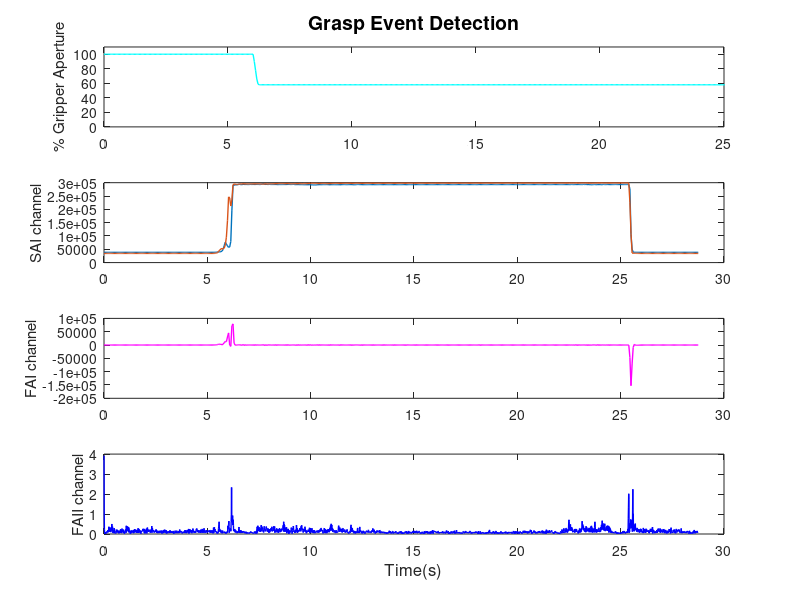

MATLAB code to generate this figure:
%load data%
FAI = load('FAI.txt'); 
FAII = load('FAII.txt');
Fgl = load('SAI_Fgl.txt');
Fgr = load('SAI_Fgr.txt');
gripperAperture = load('gripperAperture.txt');

figure(1)
subplot(4,1,1);

xgripper = linspace(0,length(gripperAperture)/20, length(gripperAperture));
plot(xgripper,gripperAperture,'c', 'linewidth', 1)
axis([0 25 0 110])
title('Grasp Event Detection', 'fontsize', 14)
ylabel('% Gripper Aperture', 'FontSize', 11);

subplot(4,1,2)
xFgl = linspace(0,length(Fgl)/18.78,length(Fgl));
plot(xFgl,Fgl, 'linewidth', 1)
hold on
xFgr = linspace(0,length(Fgl)/18.78, length(Fgr));
plot(xFgr,Fgr,'linewidth', 1)
ylabel('SAI channel', 'FontSize', 11);
hold off

subplot(4,1,3)
xFAI = linspace(0,length(FAI)/18.78,length(FAI));
ylabel('FAI channel')
plot(xFAI, FAI,'m','linewidth', 1)
ylabel('FAI channel', 'FontSize', 11);

subplot(4,1,4)
xFAII = linspace(0,length(FAII)/100,length(FAII));
xlabel('Time')
ylabel('FAII channel')
plot(xFAII, FAII,'b','linewidth', 1)
ylabel('FAII channel', 'FontSize', 11);
xlabel('Time(s)', 'fontsize', 12)

print('graspevent', '-dpng')